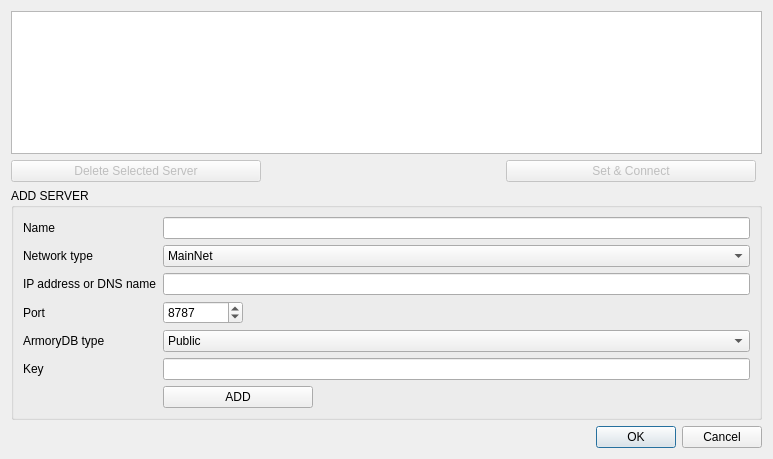
<?xml version="1.0" encoding="UTF-8"?>
<ui version="4.0">
 <class>ArmoryServersWidget</class>
 <widget class="QDialog" name="ArmoryServersWidget">
  <property name="geometry">
   <rect>
    <x>0</x>
    <y>0</y>
    <width>773</width>
    <height>459</height>
   </rect>
  </property>
  <property name="windowTitle">
   <string>Armory Servers</string>
  </property>
  <layout class="QGridLayout" name="gridLayout_2">
   <item row="2" column="0">
    <widget class="QPushButton" name="pushButtonDeleteServer">
     <property name="enabled">
      <bool>false</bool>
     </property>
     <property name="minimumSize">
      <size>
       <width>250</width>
       <height>0</height>
      </size>
     </property>
     <property name="maximumSize">
      <size>
       <width>250</width>
       <height>16777215</height>
      </size>
     </property>
     <property name="text">
      <string>Delete Selected Server</string>
     </property>
    </widget>
   </item>
   <item row="3" column="0" colspan="4">
    <widget class="QGroupBox" name="groupBox">
     <property name="title">
      <string>ADD SERVER</string>
     </property>
     <layout class="QGridLayout" name="gridLayout">
      <item row="11" column="2">
       <widget class="QLineEdit" name="lineEditKey"/>
      </item>
      <item row="6" column="2">
       <widget class="QSpinBox" name="spinBoxPort">
        <property name="minimumSize">
         <size>
          <width>80</width>
          <height>0</height>
         </size>
        </property>
        <property name="maximumSize">
         <size>
          <width>80</width>
          <height>16777215</height>
         </size>
        </property>
        <property name="minimum">
         <number>1</number>
        </property>
        <property name="maximum">
         <number>65535</number>
        </property>
        <property name="value">
         <number>8787</number>
        </property>
       </widget>
      </item>
      <item row="3" column="2">
       <widget class="QLineEdit" name="lineEditAddress"/>
      </item>
      <item row="12" column="2">
       <widget class="QPushButton" name="pushButtonAddServer">
        <property name="minimumSize">
         <size>
          <width>150</width>
          <height>0</height>
         </size>
        </property>
        <property name="maximumSize">
         <size>
          <width>150</width>
          <height>16777215</height>
         </size>
        </property>
        <property name="text">
         <string>ADD</string>
        </property>
       </widget>
      </item>
      <item row="6" column="0">
       <widget class="QLabel" name="label_2">
        <property name="text">
         <string>Port</string>
        </property>
       </widget>
      </item>
      <item row="11" column="0">
       <widget class="QLabel" name="labelKey">
        <property name="text">
         <string>Key</string>
        </property>
       </widget>
      </item>
      <item row="8" column="0">
       <widget class="QLabel" name="label_4">
        <property name="text">
         <string>ArmoryDB type</string>
        </property>
       </widget>
      </item>
      <item row="2" column="0">
       <widget class="QLabel" name="label_5">
        <property name="text">
         <string>Network type</string>
        </property>
       </widget>
      </item>
      <item row="3" column="0">
       <widget class="QLabel" name="label">
        <property name="text">
         <string>IP address or DNS name</string>
        </property>
       </widget>
      </item>
      <item row="2" column="2">
       <widget class="QComboBox" name="comboBoxNetworkType">
        <item>
         <property name="text">
          <string>MainNet</string>
         </property>
        </item>
        <item>
         <property name="text">
          <string>TestNet</string>
         </property>
        </item>
       </widget>
      </item>
      <item row="8" column="2">
       <widget class="QComboBox" name="comboBoxPrivacy">
        <item>
         <property name="text">
          <string>Public</string>
         </property>
        </item>
        <item>
         <property name="text">
          <string>Private</string>
         </property>
        </item>
       </widget>
      </item>
      <item row="0" column="0">
       <widget class="QLabel" name="label_3">
        <property name="text">
         <string>Name</string>
        </property>
       </widget>
      </item>
      <item row="0" column="2">
       <widget class="QLineEdit" name="lineEditName"/>
      </item>
     </layout>
    </widget>
   </item>
   <item row="4" column="0" colspan="4">
    <widget class="QDialogButtonBox" name="buttonBox">
     <property name="orientation">
      <enum>Qt::Horizontal</enum>
     </property>
     <property name="standardButtons">
      <set>QDialogButtonBox::Cancel|QDialogButtonBox::Ok</set>
     </property>
    </widget>
   </item>
   <item row="2" column="2">
    <widget class="QPushButton" name="pushButtonConnect">
     <property name="enabled">
      <bool>false</bool>
     </property>
     <property name="minimumSize">
      <size>
       <width>250</width>
       <height>0</height>
      </size>
     </property>
     <property name="maximumSize">
      <size>
       <width>250</width>
       <height>16777215</height>
      </size>
     </property>
     <property name="text">
      <string>Set &amp;&amp; Connect</string>
     </property>
    </widget>
   </item>
   <item row="0" column="0" colspan="4">
    <widget class="QTableView" name="tableViewArmory">
     <property name="horizontalScrollBarPolicy">
      <enum>Qt::ScrollBarAsNeeded</enum>
     </property>
     <property name="alternatingRowColors">
      <bool>true</bool>
     </property>
     <property name="selectionMode">
      <enum>QAbstractItemView::SingleSelection</enum>
     </property>
     <property name="selectionBehavior">
      <enum>QAbstractItemView::SelectRows</enum>
     </property>
     <property name="textElideMode">
      <enum>Qt::ElideNone</enum>
     </property>
     <property name="cornerButtonEnabled">
      <bool>false</bool>
     </property>
     <attribute name="verticalHeaderVisible">
      <bool>false</bool>
     </attribute>
    </widget>
   </item>
   <item row="2" column="1">
    <spacer name="horizontalSpacer">
     <property name="orientation">
      <enum>Qt::Horizontal</enum>
     </property>
     <property name="sizeHint" stdset="0">
      <size>
       <width>40</width>
       <height>20</height>
      </size>
     </property>
    </spacer>
   </item>
  </layout>
 </widget>
 <resources/>
 <connections>
  <connection>
   <sender>buttonBox</sender>
   <signal>accepted()</signal>
   <receiver>ArmoryServersWidget</receiver>
   <slot>accept()</slot>
   <hints>
    <hint type="sourcelabel">
     <x>248</x>
     <y>254</y>
    </hint>
    <hint type="destinationlabel">
     <x>157</x>
     <y>274</y>
    </hint>
   </hints>
  </connection>
  <connection>
   <sender>buttonBox</sender>
   <signal>rejected()</signal>
   <receiver>ArmoryServersWidget</receiver>
   <slot>reject()</slot>
   <hints>
    <hint type="sourcelabel">
     <x>316</x>
     <y>260</y>
    </hint>
    <hint type="destinationlabel">
     <x>286</x>
     <y>274</y>
    </hint>
   </hints>
  </connection>
 </connections>
</ui>
